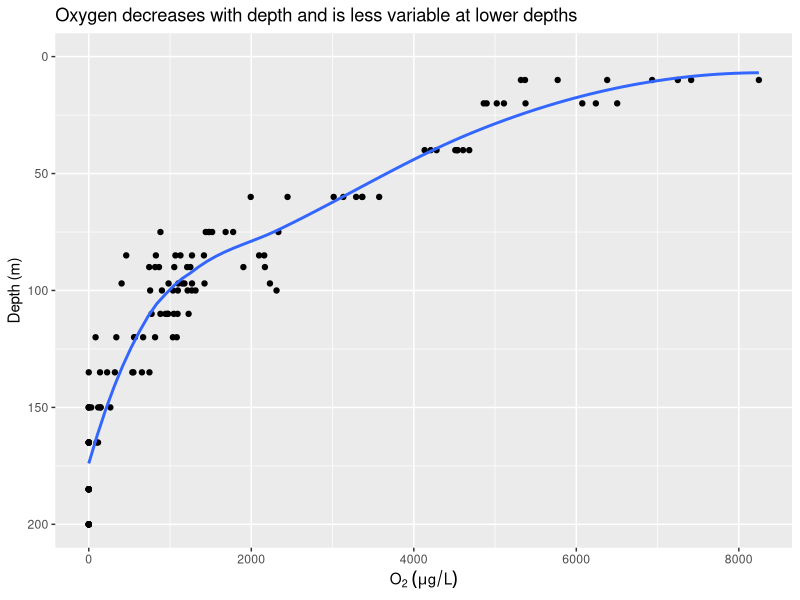
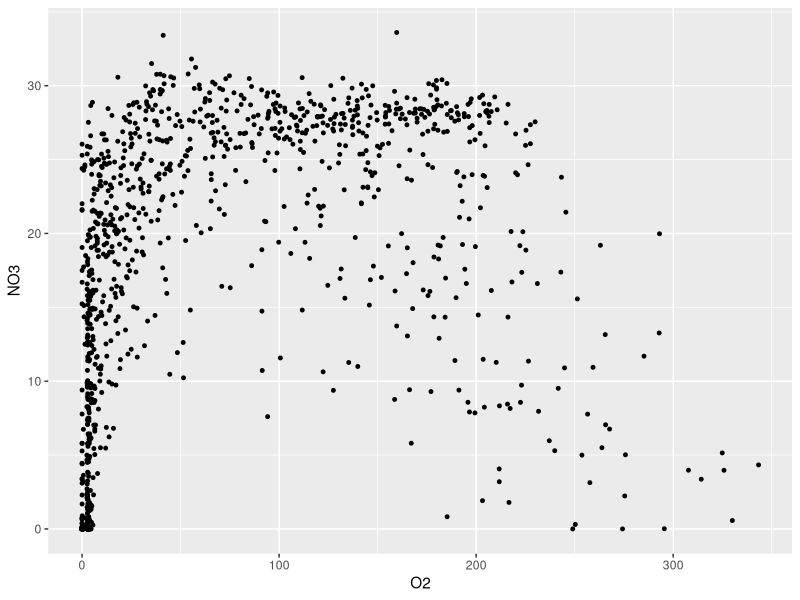
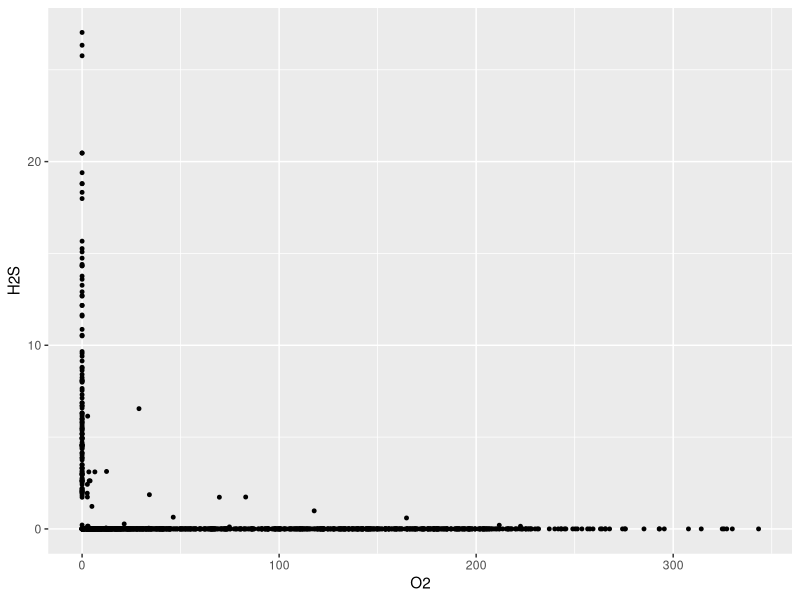
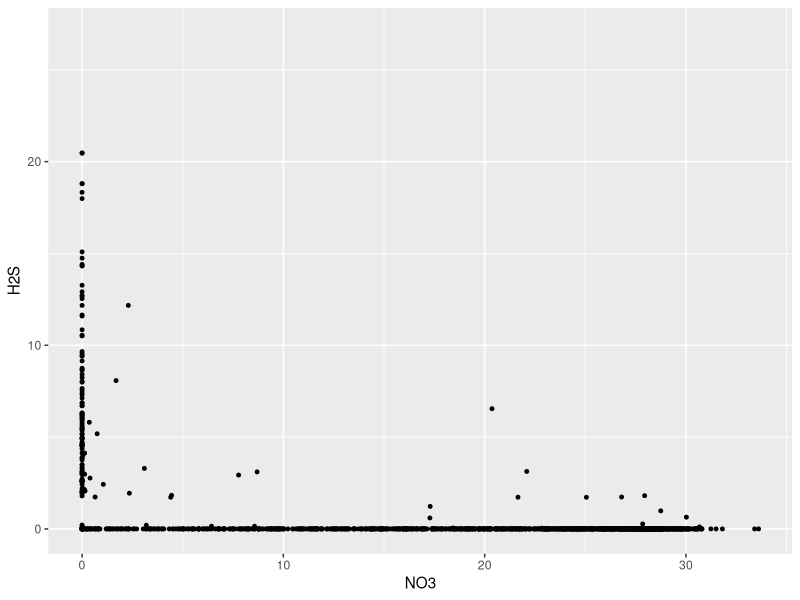
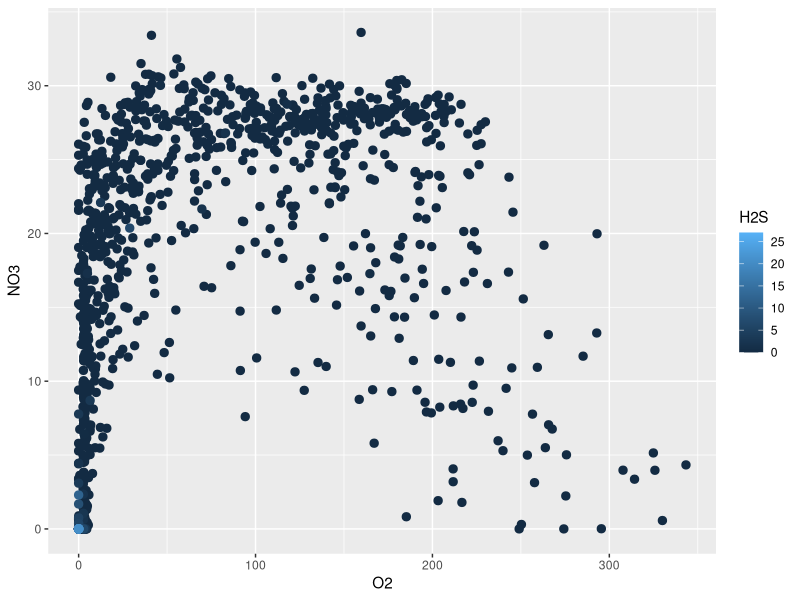
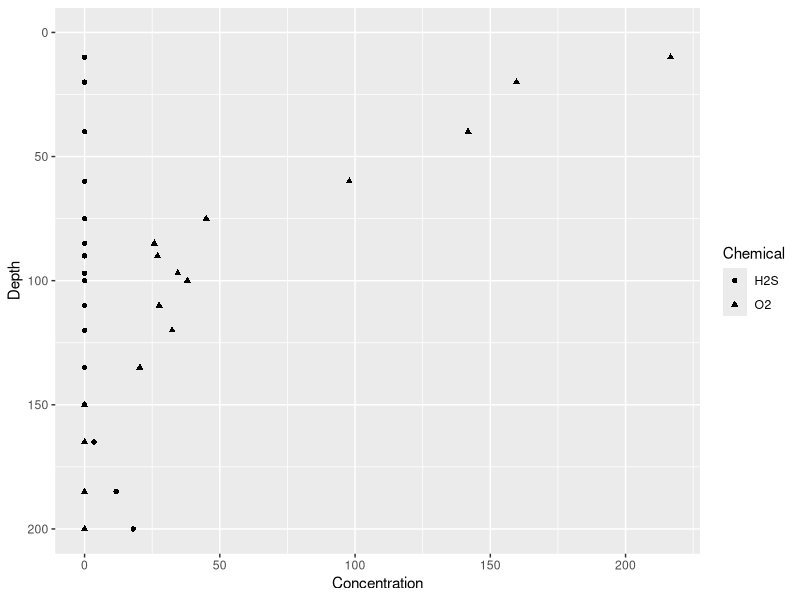
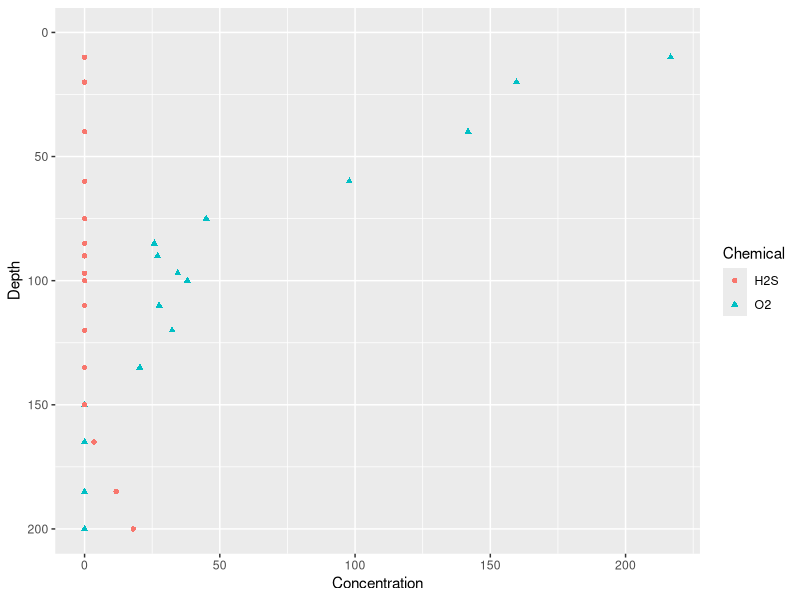
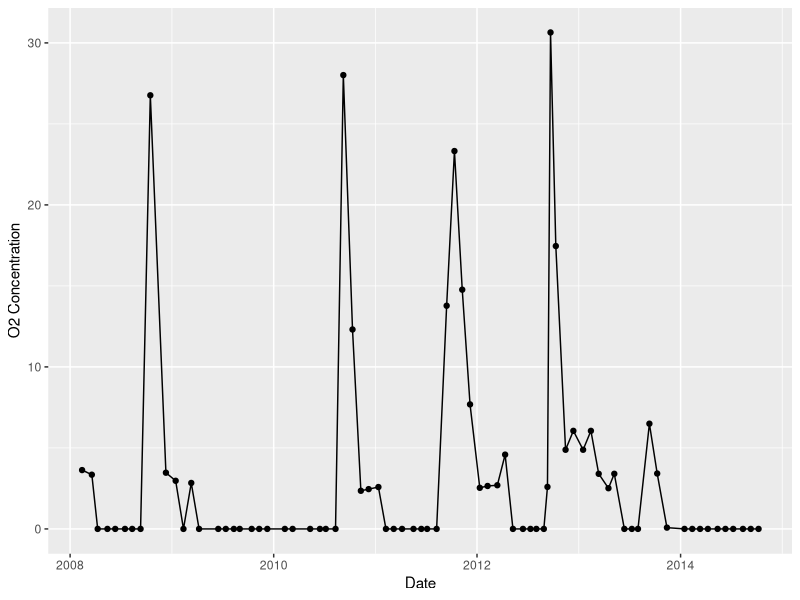

These charts were generated, in order, by the following R code:
## ---- chunk 1
if (!require("tidyverse")) install.packages("tidyverse")
if (!require("lubridate")) install.packages("lubridate")

if (!("cowplot" %in% installed.packages()[, 1])) install.packages("cowplot")
## ---- chunk 2
raw_data <- read_csv(file="data/Saanich_Data.csv",
                     col_names=TRUE,
                     na=c("", "NA", "NAN", "ND"))
## ---- chunk 3
dim(raw_data)
## ---- chunk 4
head(raw_data, 3)
## ---- chunk 5
oxygen <- raw_data$WS_O2
## ---- chunk 6
oxygen <- oxygen[c(710, 713, 715, 716, 709, 717, 718, 719)]
oxygen
## ---- chunk 7
oxygen == 204.259
## ---- chunk 8
oxygen != 204.259
## ---- chunk 9
oxygen > 204.259
## ---- chunk 10
oxygen <= 204.259
## ---- chunk 11
204.259 %in% oxygen
## ---- chunk 12
is.na(oxygen)
## ---- chunk 13
oxygen
## ---- chunk 14
!is.na(oxygen)
## ---- chunk 15
oxygen <= 120 & oxygen >= 20
## ---- chunk 16
oxygen <= 50 | oxygen >= 150
## ---- chunk 17
dat <- raw_data
## ---- chunk 18
dat <- select(dat, 
              Cruise, Date, Depth, 
              Temperature, Salinity, Density, 
              WS_O2, WS_NO3, WS_H2S)
## ---- chunk 19
dat <- select(raw_data, 
              Cruise, Date, Depth, 
              Temperature, Salinity, Density, 
              starts_with("WS_"))
## ---- chunk 20
dat <- filter(dat, Date >= "2008-02-01")
## ---- chunk 21
filter(dat, months(Date) == "June" & Depth %in% c(0.1, 0.2) & !is.na(WS_NO3))
## ---- chunk 22
dat <- rename(dat, O2=WS_O2, NO3=WS_NO3, H2S=WS_H2S)
## ---- chunk 23
dat[1:10, ]
arrange(dat[1:10, ], NO3)
## ---- chunk 24
dat <- mutate(dat, Depth=Depth*1000)
## ---- chunk 25
dat %>%
  select(Date, Depth, O2) %>%
  rename(Oxygen=O2) %>%
  filter(months(Date) == "August" & !is.na(Oxygen)) %>%
  mutate(Oxygen=Oxygen*32) %>%
  
  ggplot(aes(x=Oxygen, y=Depth)) +
  geom_point() +
  geom_smooth(method="loess", se=FALSE) + 
  scale_y_reverse(limits=c(200, 0)) +
  labs(x=expression(O[2]*" "*(mu*g/L)),
       y="Depth (m)", 
       title="Oxygen decreases with depth and is less variable at lower depths")
## ---- chunk 26
dat <- 
  raw_data %>%
  select(Cruise, Date, Depth, 
         Temperature, Salinity, Density, 
         WS_O2, WS_NO3, WS_H2S) %>%
  filter(Date >= "2008-02-01") %>%
  rename(O2=WS_O2, NO3=WS_NO3, H2S=WS_H2S) %>%
  mutate(Depth=Depth*1000)
## ---- chunk 27
dat %>%
  group_by(Depth) %>%
  summarise(Mean_O2=mean(O2, na.rm=TRUE),
            SD_O2=sd(O2, na.rm=TRUE),
            n=n())
## ---- chunk 28
dat %>%
  group_by(Depth) %>%
  summarise(Median_Temperature=median(Temperature, na.rm=TRUE), 
            IQR_Temperature=IQR(Temperature, na.rm=TRUE),
            n=n())
## ---- chunk 29
set.seed(123)
wide = data.frame(
  sample_ID = c(1,2,3,4),
  year_2015 = runif(4, 0, 1) %>% round(3), 
  year_2016 = runif(4, 0.2, 1.2) %>% round(3),
  year_2017 = runif(4, 0.5, 1.5) %>% round(3)
)

wide
## ---- chunk 30
gather(wide, key="Year", value="Value", -sample_ID)
## ---- chunk 31
head(dat)
## ---- chunk 32
dat <- gather(dat, key="Key", value="Value", -Cruise, -Date, -Depth,
              factor_key=TRUE)  # store the variable names as an ordered factor
head(dat)
head(dat$Key)
## ---- chunk 33
dat <- spread(dat, key="Key", value="Value")
head(dat)
## ---- chunk 34
dat %>%
  ggplot(aes(x=O2, y=NO3)) +
  geom_point(size=1)
## ---- chunk 35
dat %>%
  ggplot(aes(x=O2, y=H2S)) +
  geom_point(size=1)
## ---- chunk 36
dat %>%
  ggplot(aes(x=NO3, y=H2S)) +
  geom_point(size=1)
## ---- chunk 37
dat %>%
  filter(!is.na(H2S)) %>%
  arrange(H2S) %>%  
  
  ggplot(aes(x=O2, y=NO3, colour=H2S)) +
  geom_point(size=2.5) 
## ---- chunk 38
dat %>%
  select(Cruise, Depth, O2, H2S) %>%
  filter(Cruise==72) %>%
  gather(key="Chemical", value="Concentration", -Cruise, -Depth) %>%
  
  ggplot(aes(x=Concentration, y=Depth, shape=Chemical)) +
  geom_point() + 
  scale_y_reverse(limits=c(200, 0))
## ---- chunk 39
dat %>%
  select(Cruise, Depth, O2, H2S) %>%
  filter(Cruise==72) %>%
  gather(key="Chemical", value="Concentration", -Cruise, -Depth) %>%
  
  ggplot(aes(x=Concentration, y=Depth, shape=Chemical, colour=Chemical)) +
  geom_point() + 
  scale_y_reverse(limits=c(200, 0))
## ---- chunk 40
dat %>%
  select(Date, Depth, O2) %>%
  filter(Depth == 200 & !is.na(O2)) %>%
  gather(key="Chemical", value="O2 Concentration", -Date, -Depth) %>%
  
  ggplot(aes(x=Date, y=`O2 Concentration`)) +
  geom_point() + 
  geom_line()
## ---- chunk 41
dat %>%
  select(Date, Depth, O2, H2S) %>%
  filter(Depth == 200 & !is.na(O2) & !is.na(H2S)) %>%
  mutate(H2S=-H2S) %>%
  gather(key="Chemical", value="Concentration", -Date, -Depth) %>%
  
  ggplot(aes(x=Date, y=Concentration, colour=Chemical)) +
  geom_point() + 
  geom_line()
## ---- chunk 42
dat %>%
  filter(Depth < 100) %>%
  
  ggplot(aes(x=O2)) +
  geom_histogram()
## ---- chunk 43
dat %>%
  filter(Depth >= 100) %>%
  
  ggplot(aes(x=O2)) +
  geom_histogram()
## ---- chunk 44
dat %>%
  ggplot(aes(x=NO3)) +
  geom_histogram(bins=50)
## ---- chunk 45
dat %>%
  select(-Temperature, -Salinity, -Density) %>%
  filter(months(Date) == "July" & 
           Depth >= 150) %>%
  gather(key="Chemical", value="Concentration", -Cruise, -Date, -Depth, factor_key=TRUE) %>%
  
  ggplot(aes(x=Chemical, y=Concentration)) +
  geom_boxplot()
## ---- chunk 46
dat %>% 
  gather(key="Key", value="Value", -Cruise, -Date, -Depth, factor_key=TRUE) %>%
  
  ggplot(aes(x=Value, y=Depth)) +
  geom_point(size=1) +
  scale_y_reverse(limits=c(200, 0)) +
  facet_wrap(~Key, ncol=2, dir="v", scales="free_x")
## ---- chunk 47
dat %>% 
  gather(key="Key", value="Value", -Cruise, -Date, -Depth, factor_key=TRUE) %>%
  
  ggplot(aes(x=Value, y=Depth)) +
  geom_point(size=1) +
  scale_y_reverse(limits=c(200, 0)) +
  facet_wrap(~Key, ncol=2, dir="v", scales="free_x") +
  labs(title="Saanich Inlet Depth Profiles (2008-2014)",
       x="",
       y="Depth (m)")
## ---- chunk 48
dat %>%
  ggplot(aes(x=O2, y=NO3)) +
  geom_point(size=1)
## ---- chunk 49
dat %>% 
  filter(Depth %in% c(10, 60, 100, 200)) %>% 
  
  ggplot(aes(x=O2, y=NO3)) +
  geom_point(size=1) +
  facet_wrap(~Depth, ncol=2)
## ---- chunk 50
my_theme <- 
  theme_bw() +
  theme(panel.grid.major=element_blank(),
        panel.grid.minor=element_blank())
## ---- chunk 51
p1 <- 
  dat %>% 
  gather(key="Key", value="Value", -Cruise, -Date, -Depth, factor_key=TRUE) %>%
  
  ggplot(aes(x=Value, y=Depth)) +
  geom_point(size=1) +
  scale_y_reverse(limits=c(200, 0)) +
  facet_wrap(~Key, ncol=2, dir="v", scales="free_x") + 
  my_theme +
  labs(x="",
       y="Depth (m)")

p1
## ---- chunk 52
p2 <- 
  dat %>%
  filter(!is.na(H2S)) %>%
  arrange(H2S) %>% 
  
  ggplot(aes(x=O2, y=NO3, colour=H2S)) +
  geom_point(size=2) +
  my_theme +
  labs(x="O2 in uM",
       y="NO3 in uM") +
  scale_colour_continuous(name="H2S in uM")

p2
## ---- chunk 53
p <- cowplot::plot_grid(p1, p2, labels=c("A", "B"), rel_widths=c(2/5, 3/5))
p
## ---- chunk 54
ggsave("saanich.pdf", p, width=10, height=6)
